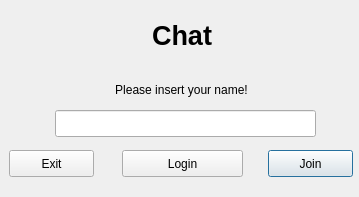
<?xml version="1.0" encoding="UTF-8"?>
<ui version="4.0">
 <class>Login</class>
 <widget class="QDialog" name="Login">
  <property name="geometry">
   <rect>
    <x>0</x>
    <y>0</y>
    <width>359</width>
    <height>197</height>
   </rect>
  </property>
  <property name="windowTitle">
   <string>Dialog</string>
  </property>
  <widget class="QPushButton" name="join_btn">
   <property name="geometry">
    <rect>
     <x>268</x>
     <y>150</y>
     <width>85</width>
     <height>27</height>
    </rect>
   </property>
   <property name="text">
    <string>Join</string>
   </property>
  </widget>
  <widget class="QPushButton" name="login_btn">
   <property name="geometry">
    <rect>
     <x>122</x>
     <y>150</y>
     <width>121</width>
     <height>27</height>
    </rect>
   </property>
   <property name="text">
    <string>Login</string>
   </property>
  </widget>
  <widget class="QPushButton" name="exit_btn">
   <property name="geometry">
    <rect>
     <x>9</x>
     <y>150</y>
     <width>85</width>
     <height>27</height>
    </rect>
   </property>
   <property name="text">
    <string>Exit</string>
   </property>
  </widget>
  <widget class="QLineEdit" name="name_line">
   <property name="geometry">
    <rect>
     <x>55</x>
     <y>110</y>
     <width>261</width>
     <height>27</height>
    </rect>
   </property>
   <property name="inputMask">
    <string/>
   </property>
   <property name="text">
    <string/>
   </property>
   <property name="placeholderText">
    <string/>
   </property>
  </widget>
  <widget class="QLabel" name="label">
   <property name="geometry">
    <rect>
     <x>110</x>
     <y>20</y>
     <width>144</width>
     <height>30</height>
    </rect>
   </property>
   <property name="font">
    <font>
     <pointsize>20</pointsize>
     <weight>75</weight>
     <bold>true</bold>
    </font>
   </property>
   <property name="text">
    <string>Chat</string>
   </property>
   <property name="textFormat">
    <enum>Qt::AutoText</enum>
   </property>
   <property name="alignment">
    <set>Qt::AlignCenter</set>
   </property>
  </widget>
  <widget class="QLabel" name="info_label">
   <property name="geometry">
    <rect>
     <x>6</x>
     <y>80</y>
     <width>351</width>
     <height>20</height>
    </rect>
   </property>
   <property name="font">
    <font>
     <italic>false</italic>
     <underline>false</underline>
     <strikeout>false</strikeout>
    </font>
   </property>
   <property name="text">
    <string>Please insert your name!</string>
   </property>
   <property name="alignment">
    <set>Qt::AlignCenter</set>
   </property>
  </widget>
 </widget>
 <tabstops>
  <tabstop>name_line</tabstop>
  <tabstop>login_btn</tabstop>
  <tabstop>exit_btn</tabstop>
  <tabstop>join_btn</tabstop>
 </tabstops>
 <resources/>
 <connections/>
</ui>
